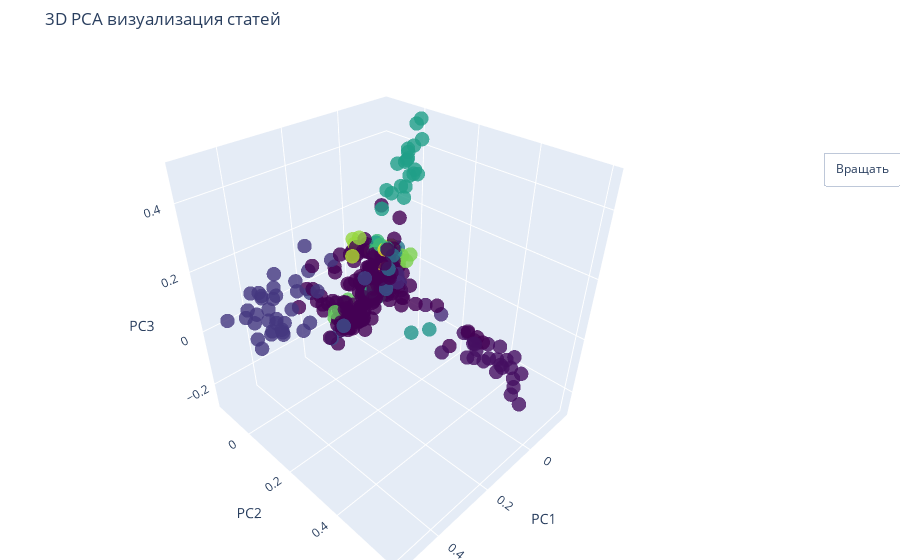

Notebook code for this chart:
### Code cell
from sklearn.decomposition import PCA
import plotly.graph_objects as go

# Применяем PCA для уменьшения размерности до 3 компонент
pca = PCA(n_components=3)
X_pca = pca.fit_transform(X.toarray())

# Создаем DataFrame для визуализации
df_plot = pd.DataFrame({
    'PC1': X_pca[:, 0],
    'PC2': X_pca[:, 1],
    'PC3': X_pca[:, 2],
    'title': titles,
    'label': labels
})

# Создаем 3D Scatter Plot
fig = go.Figure(data=[go.Scatter3d(
    x=df_plot['PC1'],
    y=df_plot['PC2'],
    z=df_plot['PC3'],
    mode='markers',
    marker=dict(
        size=5,
        color=df_plot['label'],
        colorscale='Viridis',
        opacity=0.8
    ),
    text=df_plot['title'],
    hovertemplate='%{text}<extra></extra>'
)])

# Настраиваем внешний вид графика
fig.update_layout(
    title='3D PCA визуализация статей',
    scene=dict(
        xaxis_title='PC1',
        yaxis_title='PC2',
        zaxis_title='PC3'
    ),
    margin=dict(l=0, r=0, b=0, t=50)
)

# Генерируем кадры для анимации вращения графика
frames = []
for angle in range(0, 360, 10):
    camera = dict(
        eye=dict(x=2*np.cos(np.radians(angle)), y=2*np.sin(np.radians(angle)), z=1.5)
    )
    frames.append(go.Frame(layout=dict(scene_camera=camera)))

# Добавляем кадры в график
fig.frames = frames

# Добавляем кнопки управления анимацией
fig.update_layout(
    updatemenus=[dict(
        type='buttons',
        showactive=False,
        y=0.8,
        x=1.05,
        xanchor='left',
        yanchor='top',
        buttons=[dict(label='Вращать',
                      method='animate',
                      args=[None, dict(frame=dict(duration=50, redraw=True),
                                       transition=dict(duration=0),
                                       fromcurrent=True,
                                       mode='immediate')])]
    )]
)

# Отображаем график
fig.show()

### Figure 1 — Plotly figure (JSON) as saved in the notebook; plotly's stock layout.template omitted (floating-point values rounded to 4 significant figures; data arrays with more than 128 entries replaced by an {"elided": "..."} marker saying what was removed)
{"data": [{"hovertemplate": "%{text}<extra></extra>", "marker": {"color": {"elided": "500 int values"}, "colorscale": [[0, "#440154"], [0.1111, "#482878"], [0.2222, "#3e4989"], [0.3333, "#31688e"], [0.4444, "#26828e"], [0.5556, "#1f9e89"], [0.6667, "#35b779"], [0.7778, "#6ece58"], [0.8889, "#b5de2b"], [1, "#fde725"]], "opacity": 0.8, "size": 5}, "mode": "markers", "text": {"elided": "500 str values"}, "type": "scatter3d", "x": {"elided": "500 float values"}, "y": {"elided": "500 float values"}, "z": {"elided": "500 float values"}}], "layout": {"margin": {"b": 0, "l": 0, "r": 0, "t": 50}, "scene": {"xaxis": {"title": {"text": "PC1"}}, "yaxis": {"title": {"text": "PC2"}}, "zaxis": {"title": {"text": "PC3"}}}, "title": {"text": "3D PCA визуализация статей"}, "updatemenus": [{"buttons": [{"args": [null, {"frame": {"duration": 50, "redraw": true}, "fromcurrent": true, "mode": "immediate", "transition": {"duration": 0}}], "label": "Вращать", "method": "animate"}], "showactive": false, "type": "buttons", "x": 1.05, "xanchor": "left", "y": 0.8, "yanchor": "top"}]}}
